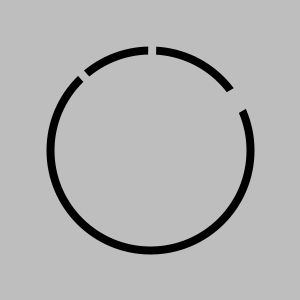
Frame 1 (no input)
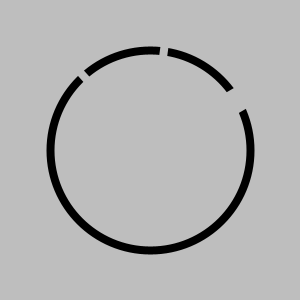
Frame 60 (the mouse pressed at the canvas centre just before this capture)
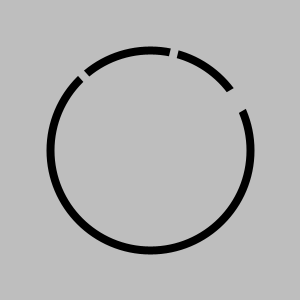
Frame 120 (the mouse held since frame 60 and released just before this capture)

The Processing sketch that drew these frames (run headless with seeded random() and noise(); from frame 60 on, the mouse is pressed at the canvas centre):

// Processing sketch: processing_55926
// ── processing_55926.pde

float msc=0;
void setup() {
  size(300, 300);
  smooth();
  
}

void draw() {
  background(190);
  translate(width / 2, height / 2);
  
  // clock circle
  strokeWeight(8);
  fill (190);
  stroke(0);
  ellipse(0, 0, 200, 200);
  
  int m = minute();  // Values from 0 - 59
  int h = hour();    // Values from 0 - 23
  int s = second();
 
  
  //seconds
  
  
  stroke(190);
  strokeWeight(8);
  float sy=map(millis(),0,1000,0,10);
  
  
  float radSec = (360 / 60000 *second())+0.6*sy;
  
  pushMatrix();
  rotate(radians(radSec));
  line(0, 0, 0, -120);
  popMatrix();
 
 
  
  // minutes
  
  stroke(190);
  strokeWeight(8);
  float radMin = 360 / 60 * minute();
  pushMatrix();
  rotate(radians(radMin));
  line(0, 0, 0, -120);
  popMatrix();
  
  // hours
  strokeWeight(24);
  float radHour = 360 / 12 * hour();
  pushMatrix();
  rotate(radians(radHour));
  line(0, 0, 0, -120);
  popMatrix();
  

  
  
}
